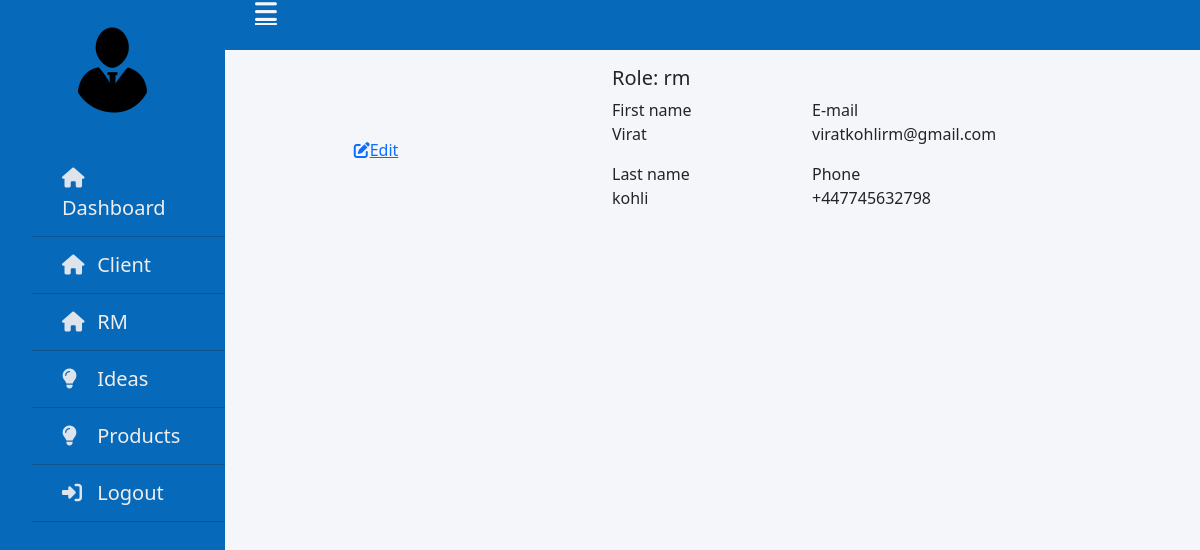
The page /admin/rmprofile.php?userId=2 on the database its author committed.
### tables this page shows
CREATE TABLE `user` (
  `id` int(10) NOT NULL,
  `emailid` varchar(100) NOT NULL,
  `password` varchar(100) NOT NULL,
  `role` varchar(100) NOT NULL,
  `fname` varchar(100) NOT NULL,
  `lname` varchar(100) NOT NULL,
  `phoneno` varchar(100) NOT NULL,
  `recommend_ideas` varchar(100) NOT NULL DEFAULT '',
  `gender` varchar(100) NOT NULL,
  `dob` date DEFAULT NULL,
  `country` varchar(10) NOT NULL,
  `assigned_rm` varchar(10) DEFAULT NULL
);

### admin/rmprofile.php (the view, shortened to what this page needs)
<!DOCTYPE html>
<html lang="en">
<head>
    <link href="https://cdn.jsdelivr.net/npm/bootstrap@5.2.3/dist/css/bootstrap.min.css" rel="stylesheet">
    <link rel="stylesheet" href="./styles/common.css">
    <link rel="stylesheet" href="./styles">
</head>
<body>
<div class="wrapper">
    <div class="sidebar">
        <div class="profile">
            <img src="image/3.png" alt="img">
        </div>
        <ul>
            <?php
            echo "<li><a href=\"dashboard.php\">
                        <span class=\"icon\"><i class=\"fa-solid fa-house\"></i></span>
                        <span class=\"item\">Dashboard</span>
                    </a></li>
                    <li><a href=\"clientpage.php\">
                        <span class=\"icon\"><i class=\"fa-solid fa-house\"></i></span>
                        <span class=\"item\">Client</span>
                    </a></li>
                     <li><a href=\"rmpage.php\">
                        <span class=\"icon\"><i class=\"fa-solid fa-house\"></i></span>
                        <span class=\"item\">RM</span>
                    </a></li>
                    <li><a href=\"ideaList.php\">
                        <span class=\"icon\"><i class=\"fa-solid fa-lightbulb\"></i></span>
                        <span class=\"item\">Ideas</span>
                    </a></li>
                      <li><a href=\"Products.php\">
                        <span class=\"icon\"><i class=\"fa-solid fa-lightbulb\"></i></span>
                        <span class=\"item\">Products</span>
                    </a></li>
                    <li><a href=\"scripts/logout.php\">
                        <span class=\"icon\"><i class=\"fa-solid fa-right-to-bracket\"></i></span>
                        <span class=\"item\">Logout</span>
                    </a></li>";
            ?>
        </ul>
    </div>
    <div class="section">
        <div class="topnavbar">
            <div class="hamburger">
                <a href="#"><i class="fa-sharp fa-solid fa-bars"></i></a>
            </div>
            <div class="container-fluid bgclass">
                <div class="row">
                    <div class="text-end" style="display: flex;justify-content: flex-end; align-items: center;">
                    </div>
                </div>
            </div>
        </div>
    </div>
</div>
<section class="section about-section gray-bg" id="about">
    <div class="container col-md-8">
        <div class="row align-items-center flex-row-reverse">
            <div class="col-md-6">
                <div class="about-text go-to mt-3">
                    <?php
                    include 'db_conn.php';
                    $userId = $_SESSION['userId'];
                    $sql = "SELECT * FROM `user` WHERE id ='$userId'";
                    $result = $con->query($sql);
                    if($result)
                    {
                        if($result->num_rows > 0)
                        {
                            while($row = $result->fetch_assoc())
                            {
                                echo "<h6 class=\"theme-color lead\">Role: ".$row['role']."</h6>
                            <div class=\"row about-list\">
                                <div class=\"col-md-6\">
                                    <div class=\"media\">
                                        <label>First name</label>
                                        <p>".$row['fname']."</p>
                                    </div>
                                    <div class=\"media\">
                                        <label>Last name</label>
                                        <p>".$row['lname']."</p>
                                    </div>
                                </div>
                                <div class=\"col-md-6\">
                                    <div class=\"media\">
                                        <label>E-mail</label>
                                        <p>".$row['emailid']."</p>
                                    </div>
                                    <div class=\"media\">
                                        <label>Phone</label>
                                        <p>".$row['phoneno']."</p>
                                    </div>
                                </div>
                            </div>
                            </div>
                    </div>
                    <div class=\"col-md-6\">
                        <div class=\"about-avatar\">
                            <img src=\"https://bootdey.com/img/Content/avatar/avatar7.png\" title=\"\" alt=\"\">
                        </div>
                        <div class=\"me-5 my-3\" style=\"text-align: center;\">
                            <p><a href=\"editprofile.php?userId=$userId\"><i class=\"fa-solid fa-pen-to-square\"></i>Edit</a></p>
                        </div>
                    </div>";
                            }
                        }
                        else
                        {
                            echo "$sql";
                        }
                    }
                    else
                    {
                        return $result->error;
                    }
                    ?>
                </div>
            </div>
</section>
</body>
</html>

### admin/styles/common.css (style rules this page uses)
body { background: #f5f6fa; }
.wrapper .sidebar { left: 0; top: 0; width: 225px; height: 100% ; background: rgb(7, 105, 185); position: fixed; padding: 20px 0; transition: all 0.5s ease; text-decoration: none; }
.wrapper .sidebar .profile { margin-bottom: 30px; text-align: center; }
.wrapper .sidebar .profile img { width: 100px; height: 100px; border-radius: 50%; margin: 0 auto; display: block; }
.wrapper .sidebar ul li a { padding: 13px 30px; color: rgb(241, 237, 237); font-size: 20px; border-bottom: 1px solid #10558d; display: block; position: relative; text-decoration: none; }
.wrapper .sidebar ul li a .icon { width: 30px; display: inline-block; color: #dee4ec; }
.wrapper .section { width: calc(100% - 225px); margin-left: 225px; transition: all 0.5s ease; }
.wrapper .section .topnavbar { background-color: rgb(7, 105, 185); height: 50px; padding: 0 30px; display: flex; }
.wrapper .section .topnavbar .hamburger a { font-size: 25px; color: #f5f6fa; text-align: center; display: flex; }
.bgclass { background-color: rgb(7, 105, 185); }
ul { list-style-type: none !important; }

### rows shown on the page
user: role "rm", fname "Virat", lname "kohli", emailid "viratkohlirm@gmail.com", phoneno "+447745632798"
